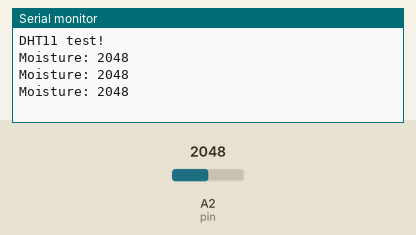
Bench run of a sketch on a simulated Particle Photon. Parts: the last lines printed to the serial monitor. The test bench sets the inputs (shaded band); at power-on: A2 (pin) = 2048.

Above: at 1.8 s.
1.9 s: A2 (pin) set to 2866
At 2.5 s:
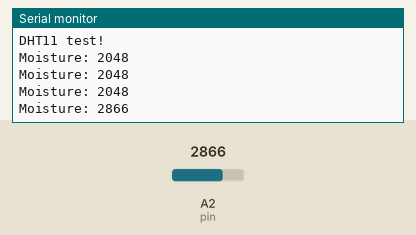
3.4 s: A2 (pin) set to 3603
At 4.1 s:
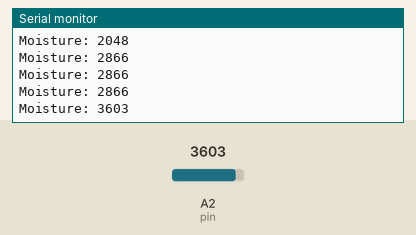
Timing chart, 0 to 6.4 s (numbered marks = the images above; inputs shaded):
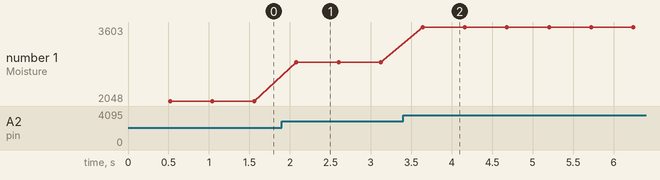

Measured:
- after the input at 1.9 s, the serial monitor: prints a new line after 0.18 s (image 1)
- after the input at 3.4 s, the serial monitor: prints a new line after 0.24 s (image 2)
- plotted number 1: 2048 → 2866 after the input at 1.9 s, 2866 → 3603 after the input at 3.4 s

The sketch:

Task3_1P.ino
```cpp
int moisture = 0;
int pin = A2;

void setup() {
    //serial for debugging
    Serial.begin(9600); //9600 baud rate
    Serial.println("DHT11 test!");

    pinMode(pin, INPUT);
}

void loop() {
    //publish every 30 seconds
    delay(500);

    //data
    moisture = analogRead(pin);

    //send data moisture to webhook event "Data"
    Particle.publish("Data", String(moisture), PRIVATE);

    //also output to serial for debugging
    Serial.print("Moisture: ");
    Serial.println(moisture);
}
```
